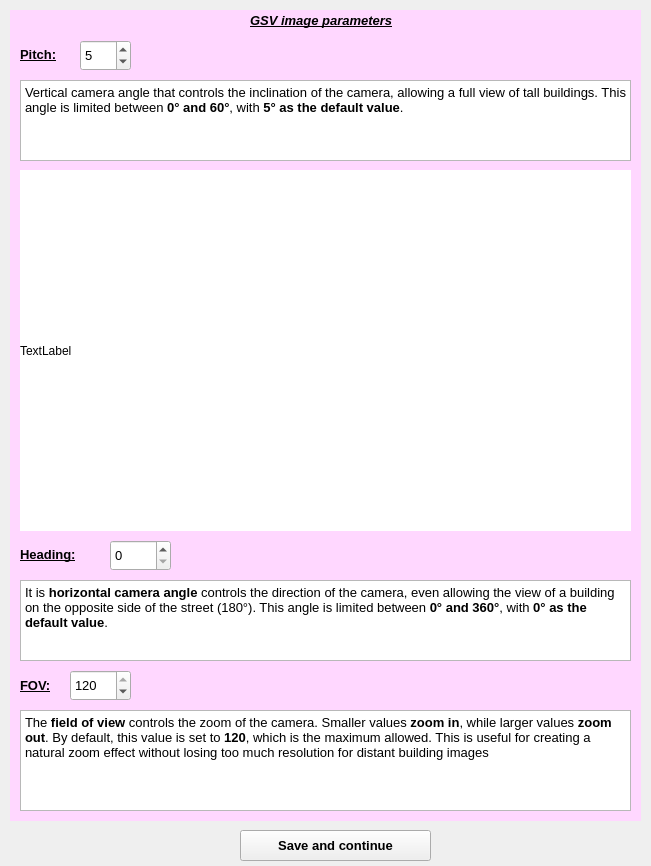
<?xml version="1.0" encoding="UTF-8"?>
<ui version="4.0">
 <class>GSV_angle_setting</class>
 <widget class="QMainWindow" name="GSV_angle_setting">
  <property name="geometry">
   <rect>
    <x>0</x>
    <y>0</y>
    <width>651</width>
    <height>866</height>
   </rect>
  </property>
  <property name="windowTitle">
   <string>MainWindow</string>
  </property>
  <widget class="QWidget" name="gsv_angle_frame">
   <widget class="QPushButton" name="save_button_gsv">
    <property name="geometry">
     <rect>
      <x>240</x>
      <y>830</y>
      <width>191</width>
      <height>31</height>
     </rect>
    </property>
    <property name="font">
     <font>
      <pointsize>10</pointsize>
      <weight>75</weight>
      <bold>true</bold>
     </font>
    </property>
    <property name="text">
     <string>Save and continue</string>
    </property>
   </widget>
   <widget class="QLabel" name="backg_1">
    <property name="geometry">
     <rect>
      <x>10</x>
      <y>10</y>
      <width>631</width>
      <height>811</height>
     </rect>
    </property>
    <property name="styleSheet">
     <string notr="true">background-color: rgb(255, 215, 255);</string>
    </property>
    <property name="text">
     <string/>
    </property>
   </widget>
   <widget class="QLabel" name="gsv_label">
    <property name="geometry">
     <rect>
      <x>250</x>
      <y>10</y>
      <width>201</width>
      <height>21</height>
     </rect>
    </property>
    <property name="font">
     <font>
      <pointsize>10</pointsize>
      <weight>75</weight>
      <italic>true</italic>
      <bold>true</bold>
      <underline>true</underline>
      <strikeout>false</strikeout>
     </font>
    </property>
    <property name="text">
     <string>GSV image parameters</string>
    </property>
   </widget>
   <widget class="QLabel" name="pitch_label">
    <property name="geometry">
     <rect>
      <x>20</x>
      <y>39</y>
      <width>51</width>
      <height>31</height>
     </rect>
    </property>
    <property name="font">
     <font>
      <pointsize>10</pointsize>
      <weight>75</weight>
      <bold>true</bold>
      <underline>true</underline>
     </font>
    </property>
    <property name="text">
     <string>Pitch:</string>
    </property>
   </widget>
   <widget class="QLabel" name="pitch_img">
    <property name="geometry">
     <rect>
      <x>20</x>
      <y>170</y>
      <width>611</width>
      <height>361</height>
     </rect>
    </property>
    <property name="styleSheet">
     <string notr="true">background-color: rgb(255, 255, 255);</string>
    </property>
    <property name="text">
     <string>TextLabel</string>
    </property>
   </widget>
   <widget class="QTextBrowser" name="pitch_descrip">
    <property name="geometry">
     <rect>
      <x>20</x>
      <y>80</y>
      <width>611</width>
      <height>81</height>
     </rect>
    </property>
    <property name="html">
     <string>&lt;!DOCTYPE HTML PUBLIC &quot;-//W3C//DTD HTML 4.0//EN&quot; &quot;http://www.w3.org/TR/REC-html40/strict.dtd&quot;&gt;
&lt;html&gt;&lt;head&gt;&lt;meta name=&quot;qrichtext&quot; content=&quot;1&quot; /&gt;&lt;style type=&quot;text/css&quot;&gt;
p, li { white-space: pre-wrap; }
&lt;/style&gt;&lt;/head&gt;&lt;body style=&quot; font-family:'MS Shell Dlg 2'; font-size:7.8pt; font-weight:400; font-style:normal;&quot;&gt;
&lt;p align=&quot;justify&quot; style=&quot; margin-top:0px; margin-bottom:0px; margin-left:0px; margin-right:0px; -qt-block-indent:0; text-indent:0px;&quot;&gt;&lt;span style=&quot; font-size:10pt;&quot;&gt;Vertical camera angle that controls the inclination of the camera, allowing a full view of tall buildings. This angle is limited between &lt;/span&gt;&lt;span style=&quot; font-size:10pt; font-weight:600;&quot;&gt;0° and 60°&lt;/span&gt;&lt;span style=&quot; font-size:10pt;&quot;&gt;, with &lt;/span&gt;&lt;span style=&quot; font-size:10pt; font-weight:600;&quot;&gt;5° as the default value&lt;/span&gt;&lt;span style=&quot; font-size:10pt;&quot;&gt;.&lt;/span&gt;&lt;/p&gt;&lt;/body&gt;&lt;/html&gt;</string>
    </property>
   </widget>
   <widget class="QSpinBox" name="pitch_value">
    <property name="geometry">
     <rect>
      <x>80</x>
      <y>40</y>
      <width>51</width>
      <height>31</height>
     </rect>
    </property>
    <property name="font">
     <font>
      <pointsize>10</pointsize>
     </font>
    </property>
    <property name="maximum">
     <number>60</number>
    </property>
    <property name="value">
     <number>5</number>
    </property>
   </widget>
   <widget class="QLabel" name="heading_label">
    <property name="geometry">
     <rect>
      <x>20</x>
      <y>539</y>
      <width>81</width>
      <height>31</height>
     </rect>
    </property>
    <property name="font">
     <font>
      <pointsize>10</pointsize>
      <weight>75</weight>
      <bold>true</bold>
      <underline>true</underline>
     </font>
    </property>
    <property name="text">
     <string>Heading:</string>
    </property>
   </widget>
   <widget class="QSpinBox" name="heading_value">
    <property name="geometry">
     <rect>
      <x>110</x>
      <y>540</y>
      <width>61</width>
      <height>31</height>
     </rect>
    </property>
    <property name="font">
     <font>
      <pointsize>10</pointsize>
     </font>
    </property>
    <property name="minimum">
     <number>0</number>
    </property>
    <property name="maximum">
     <number>360</number>
    </property>
    <property name="value">
     <number>0</number>
    </property>
   </widget>
   <widget class="QTextBrowser" name="heading_descrip">
    <property name="geometry">
     <rect>
      <x>20</x>
      <y>580</y>
      <width>611</width>
      <height>81</height>
     </rect>
    </property>
    <property name="html">
     <string>&lt;!DOCTYPE HTML PUBLIC &quot;-//W3C//DTD HTML 4.0//EN&quot; &quot;http://www.w3.org/TR/REC-html40/strict.dtd&quot;&gt;
&lt;html&gt;&lt;head&gt;&lt;meta name=&quot;qrichtext&quot; content=&quot;1&quot; /&gt;&lt;style type=&quot;text/css&quot;&gt;
p, li { white-space: pre-wrap; }
&lt;/style&gt;&lt;/head&gt;&lt;body style=&quot; font-family:'MS Shell Dlg 2'; font-size:7.8pt; font-weight:400; font-style:normal;&quot;&gt;
&lt;p style=&quot; margin-top:0px; margin-bottom:0px; margin-left:0px; margin-right:0px; -qt-block-indent:0; text-indent:0px;&quot;&gt;&lt;span style=&quot; font-size:10pt;&quot;&gt;It is &lt;/span&gt;&lt;span style=&quot; font-size:10pt; font-weight:600;&quot;&gt;horizontal camera angle&lt;/span&gt;&lt;span style=&quot; font-size:10pt;&quot;&gt; controls the direction of the camera, even allowing the view of a building on the opposite side of the street (180°). This angle is limited between &lt;/span&gt;&lt;span style=&quot; font-size:10pt; font-weight:600;&quot;&gt;0° and 360°&lt;/span&gt;&lt;span style=&quot; font-size:10pt;&quot;&gt;, with &lt;/span&gt;&lt;span style=&quot; font-size:10pt; font-weight:600;&quot;&gt;0° as the default value&lt;/span&gt;&lt;span style=&quot; font-size:10pt;&quot;&gt;.&lt;/span&gt;&lt;/p&gt;&lt;/body&gt;&lt;/html&gt;</string>
    </property>
   </widget>
   <widget class="QLabel" name="fov_label">
    <property name="geometry">
     <rect>
      <x>20</x>
      <y>670</y>
      <width>81</width>
      <height>31</height>
     </rect>
    </property>
    <property name="font">
     <font>
      <pointsize>10</pointsize>
      <weight>75</weight>
      <bold>true</bold>
      <underline>true</underline>
     </font>
    </property>
    <property name="text">
     <string>FOV:</string>
    </property>
   </widget>
   <widget class="QSpinBox" name="fov_value">
    <property name="geometry">
     <rect>
      <x>70</x>
      <y>670</y>
      <width>61</width>
      <height>31</height>
     </rect>
    </property>
    <property name="font">
     <font>
      <pointsize>10</pointsize>
     </font>
    </property>
    <property name="minimum">
     <number>1</number>
    </property>
    <property name="maximum">
     <number>120</number>
    </property>
    <property name="value">
     <number>120</number>
    </property>
   </widget>
   <widget class="QTextBrowser" name="fov_descrip">
    <property name="geometry">
     <rect>
      <x>20</x>
      <y>710</y>
      <width>611</width>
      <height>101</height>
     </rect>
    </property>
    <property name="html">
     <string>&lt;!DOCTYPE HTML PUBLIC &quot;-//W3C//DTD HTML 4.0//EN&quot; &quot;http://www.w3.org/TR/REC-html40/strict.dtd&quot;&gt;
&lt;html&gt;&lt;head&gt;&lt;meta name=&quot;qrichtext&quot; content=&quot;1&quot; /&gt;&lt;style type=&quot;text/css&quot;&gt;
p, li { white-space: pre-wrap; }
&lt;/style&gt;&lt;/head&gt;&lt;body style=&quot; font-family:'MS Shell Dlg 2'; font-size:7.8pt; font-weight:400; font-style:normal;&quot;&gt;
&lt;p style=&quot; margin-top:0px; margin-bottom:0px; margin-left:0px; margin-right:0px; -qt-block-indent:0; text-indent:0px;&quot;&gt;&lt;span style=&quot; font-size:10pt;&quot;&gt;The &lt;/span&gt;&lt;span style=&quot; font-size:10pt; font-weight:600;&quot;&gt;field of view&lt;/span&gt;&lt;span style=&quot; font-size:10pt;&quot;&gt; controls the zoom of the camera. Smaller values &lt;/span&gt;&lt;span style=&quot; font-size:10pt; font-weight:600;&quot;&gt;zoom in&lt;/span&gt;&lt;span style=&quot; font-size:10pt;&quot;&gt;, while larger values &lt;/span&gt;&lt;span style=&quot; font-size:10pt; font-weight:600;&quot;&gt;zoom out&lt;/span&gt;&lt;span style=&quot; font-size:10pt;&quot;&gt;. By default, this value is set to &lt;/span&gt;&lt;span style=&quot; font-size:10pt; font-weight:600;&quot;&gt;120&lt;/span&gt;&lt;span style=&quot; font-size:10pt;&quot;&gt;, which is the maximum allowed. This is useful for creating a natural zoom effect without losing too much resolution for distant building images&lt;/span&gt;&lt;/p&gt;&lt;/body&gt;&lt;/html&gt;</string>
    </property>
   </widget>
  </widget>
 </widget>
 <resources/>
 <connections/>
</ui>
